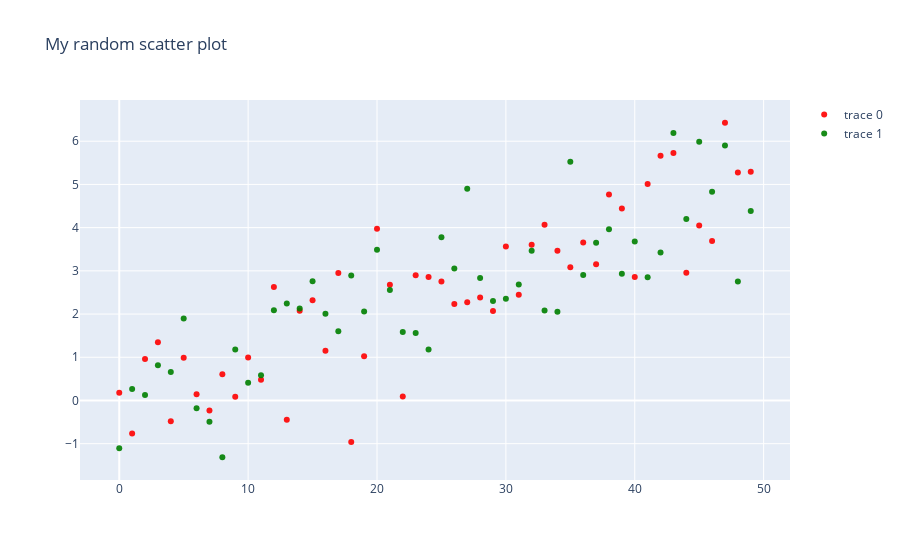

Source (notebook cell):
### Code cell
# plot with add_scatter

fig = go.Figure()
fig.add_scatter(x=x, y=y1, mode='markers', opacity=0.9, line=dict(color="red"))
fig.add_scatter(x=x, y=y2, mode='markers', opacity=0.9, line=dict(color="green"))
fig.layout.title = 'My random scatter plot'

fig.show()

### Figure 1 — Plotly figure (JSON) as saved in the notebook; plotly's stock layout.template omitted (floating-point values rounded to 4 significant figures)
{"data": [{"line": {"color": "red"}, "mode": "markers", "opacity": 0.9, "type": "scatter", "x": [0, 1, 2, 3, 4, 5, 6, 7, 8, 9, 10, 11, 12, 13, 14, 15, 16, 17, 18, 19, 20, 21, 22, 23, 24, 25, 26, 27, 28, 29, 30, 31, 32, 33, 34, 35, 36, 37, 38, 39, 40, 41, 42, 43, 44, 45, 46, 47, 48, 49], "y": [0.1803, -0.7647, 0.9614, 1.346, -0.4807, 0.986, 0.1439, -0.2312, 0.6078, 0.08756, 0.9957, 0.4817, 2.623, -0.4462, 2.075, 2.319, 1.153, 2.953, -0.9613, 1.023, 3.972, 2.679, 0.09462, 2.899, 2.856, 2.754, 2.231, 2.272, 2.381, 2.071, 3.562, 2.446, 3.607, 4.067, 3.465, 3.086, 3.657, 3.151, 4.768, 4.445, 2.858, 5.01, 5.665, 5.725, 2.958, 4.049, 3.691, 6.428, 5.274, 5.293]}, {"line": {"color": "green"}, "mode": "markers", "opacity": 0.9, "type": "scatter", "x": [0, 1, 2, 3, 4, 5, 6, 7, 8, 9, 10, 11, 12, 13, 14, 15, 16, 17, 18, 19, 20, 21, 22, 23, 24, 25, 26, 27, 28, 29, 30, 31, 32, 33, 34, 35, 36, 37, 38, 39, 40, 41, 42, 43, 44, 45, 46, 47, 48, 49], "y": [-1.106, 0.267, 0.1247, 0.817, 0.6605, 1.897, -0.1782, -0.4942, -1.314, 1.183, 0.413, 0.5862, 2.088, 2.244, 2.126, 2.761, 2.008, 1.604, 2.892, 2.058, 3.49, 2.559, 1.584, 1.562, 1.178, 3.78, 3.052, 4.901, 2.832, 2.301, 2.354, 2.686, 3.467, 2.083, 2.056, 5.523, 2.904, 3.648, 3.964, 2.934, 3.679, 2.854, 3.427, 6.191, 4.201, 5.985, 4.829, 5.902, 2.755, 4.388]}], "layout": {"title": {"text": "My random scatter plot"}}}
